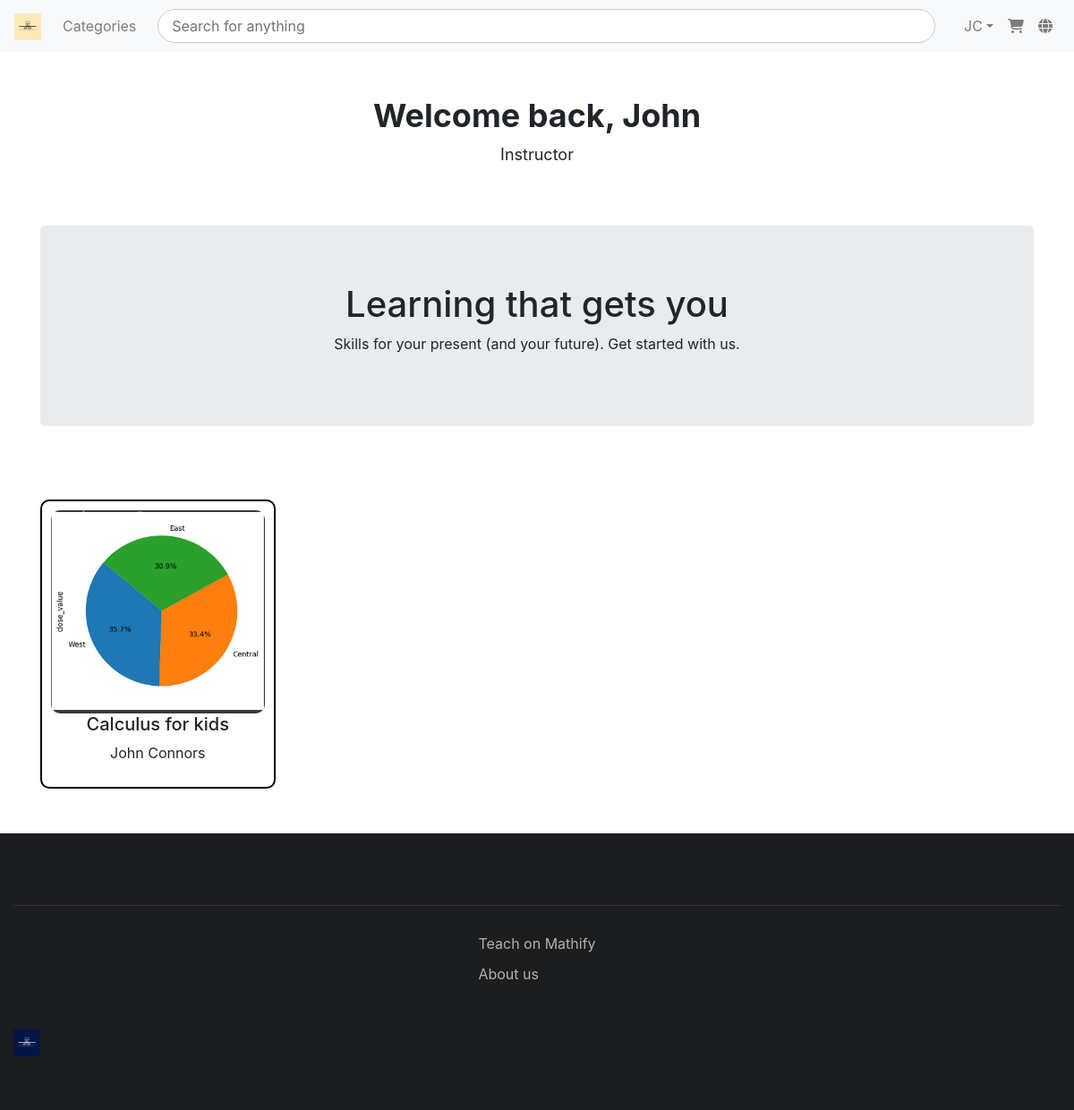
Screenshot of / (signed in) with the database file from the repository.
### User/models.py (models this page shows, shortened)
class User(AbstractUser):
    role = models.CharField(choices=roles, max_length=14)
    gender = models.CharField(choices=Gender, max_length=7)
    email = models.EmailField(unique=True, blank=False, error_messages={'unique': "A user with that email already exists."})
    username = None
    USERNAME_FIELD = "email"
    REQUIRED_FIELDS = []
    profile_picture = models.ImageField(upload_to="instructors/", default="default.png")
    facebook = models.URLField(max_length=200, blank=True, null=True)
    twitter = models.URLField(max_length=200, blank=True, null=True)
    linkedin = models.URLField(max_length=200, blank=True, null=True)
    instagram = models.URLField(max_length=200, blank=True, null=True)
    bio = models.TextField(null = True, blank = True)
    def get_initials(self):
        return ''.join(list(self.first_name[0] + self.last_name[0]))
    groups = models.ManyToManyField(
        Group,
        related_name='custom_user_set',
        blank=True,
        help_text='The groups this user belongs to. A user will get all permissions granted to each of their groups.',
        verbose_name='groups',
    )
    user_permissions = models.ManyToManyField(
        Permission,
        related_name='custom_user_permissions_set',  # Add a unique related_name
        blank=True,
        help_text='Specific permissions for this user.',
        verbose_name='user permissions',
    )
    objects = CustomUserManager()

### Courses/models.py (models this page shows, shortened)
class Course(models.Model):
    image = models.ImageField(upload_to="images/", default="default.png")
    title = models.CharField(max_length=25, blank=False)
    instructor = models.ForeignKey(User, on_delete=models.CASCADE, related_name="courses")
    text = CKEditor5Field('Text', config_name='extends', default="text")
    category = models.ForeignKey(Category, on_delete=models.CASCADE, related_name="courses", null=True, blank=True)
    price = models.DecimalField(max_digits=10, decimal_places=2, default=0)
    timestamp = models.DateTimeField(auto_now=True)
    level = models.CharField(max_length=20, choices=[('Beginner', 'Beginner'), ('Intermediate', 'Intermediate'), ('Advanced', 'Advanced')], default="Beginner")
    duration = models.DurationField(default=timedelta)
    Language = models.CharField(default="English", max_length=20)

### Courses/views.py (the view)
# urls.py: path('', views.home, name = 'home'),
def home(request):
    user = request.user if request.user.is_authenticated else None
    courses = Course.objects.all().order_by('timestamp')
    params = {'courses': courses, 'user': user}
    return render(request, "coursepage/carrousel.html", params)

### templates/coursepage/carrousel.html (shortened to what this page needs)
{% extends 'coursepage/base.html' %}
{% block content %}
<div class="container">
    <div class="welcome-section">
        {% if user.is_authenticated %}
        <h2>Welcome back, {{ user.first_name }}</h2>
        <p>{{ user.role }}</p>
        {% else %}
        <h2> Welcome to Mathify </h2>
        {% endif %}
    </div>
    <div class="jumbotron text-center">
        <h1>Learning that gets you</h1>
        <p>Skills for your present (and your future). Get started with us.</p>
    </div>
    <div class="carousel-container">
        <div id="courseCarousel" class="owl-carousel owl-theme">
            {% for course in courses %}
            <div class="item img-container" style="border: 2px solid #000; border-radius: 10px; padding: 10px;">
                <a href="{% url 'course_description' course.id %}" style="text-decoration: none; color: inherit;">
                    <img src="{{ course.image.url }}" alt="{{ course.title }}" style="border-radius: 10px;">
                    <h5>{{ course.title }}</h5>
                    <p>{{ course.instructor.first_name }} {{ course.instructor.last_name }}</p>
                </a>
            </div>
            {% endfor %}
        </div>
    </div>
    {% block extra_js %}
    <link rel="stylesheet" href="https://cdnjs.cloudflare.com/ajax/libs/OwlCarousel2/2.3.4/assets/owl.carousel.min.css">
    <link rel="stylesheet" href="https://cdnjs.cloudflare.com/ajax/libs/OwlCarousel2/2.3.4/assets/owl.theme.default.min.css">
    {% endblock %}
</div>
{% endblock %}

### templates/coursepage/base.html (shortened to what this page needs)
<!DOCTYPE html>
<html lang="en">
<head>
    {% load static %}
    <link href="https://stackpath.bootstrapcdn.com/bootstrap/4.5.2/css/bootstrap.min.css" rel="stylesheet">
    <link href="{% static 'base.css' %}" rel="stylesheet">
    <link rel="stylesheet" href="https://cdnjs.cloudflare.com/ajax/libs/OwlCarousel2/2.3.4/assets/owl.carousel.min.css">
    <link rel="stylesheet" href="https://cdnjs.cloudflare.com/ajax/libs/OwlCarousel2/2.3.4/assets/owl.theme.default.min.css">
</head>
<body id="top">
<nav class="navbar navbar-expand-lg navbar-light bg-light">
    <a class="navbar-brand" href="{% url 'home' %}">
        <img src="{% static 'Mathify.png' %}" alt="Mathify Logo" height="30">
    </a>
    <div class="collapse navbar-collapse" id="navbarNav">
        <ul class="navbar-nav mr-auto">
            <li class="nav-item">
                <a class="nav-link" href="#">Categories</a>
            </li>
        </ul>
        <form class="navbar-search mx-3" method="get" action="{% url 'search_results' %}">
            <input type="search" name="q" class="form-control" placeholder="Search for anything">
        </form>
        <ul class="navbar-nav">
            {% if user.is_authenticated %}
            <li class="nav-item dropdown">
                <a class="nav-link dropdown-toggle d-flex align-items-center" href="#" id="navbarDropdown" role="button" data-toggle="dropdown" aria-haspopup="true" aria-expanded="false">
                    <span class="ml-2">{{ user.get_initials }}</span>
                </a>
            </li>
            {% endif %}
            <li class="nav-item">
                <a class="nav-link" href="#">
                    <i class="fas fa-shopping-cart"></i>
                </a>
            </li>
            <li class="nav-item">
                <a class="nav-link" href="#">
                    <i class="fas fa-globe"></i>
                </a>
            </li>
        </ul>
    </div>
</nav>
{% block content %}{% endblock %}
<footer class="footer">
    {% include 'coursepage/footer.html' %}
</footer>
</body>
</html>

### static/base.css (style rules this page uses)
.navbar-search { flex-grow: 1; }
.navbar-search input { width: 100%; border-radius: 50px; border: 1px solid #ccc; padding: 5px 15px; }
.jumbotron { background-color: #f8f9fa; margin-bottom: 0; padding: 2rem 1rem; }
.carousel-container { padding: 50px 0; text-align: center; }

### templates/coursepage/base.html (style rules this page uses)
.welcome-section { text-align: center; padding: 50px 0; }
.welcome-section h2 { font-size: 36px; font-weight: bold; }
.welcome-section p { font-size: 18px; }
.carousel-container { padding: 50px 0; }
.footer { width: 100%; }

### templates/coursepage/footer.html (style rules this page uses)
.footer { background-color: #1c1d1f; color: #b2b2b2; padding: 20px 0; width: 100%; }

### rows the page displays
User: get_initials "JC", first_name "John", role "Instructor"
Course: image (picture), title "Calculus for kids", instructor.first_name "John", instructor.last_name "Connors"
